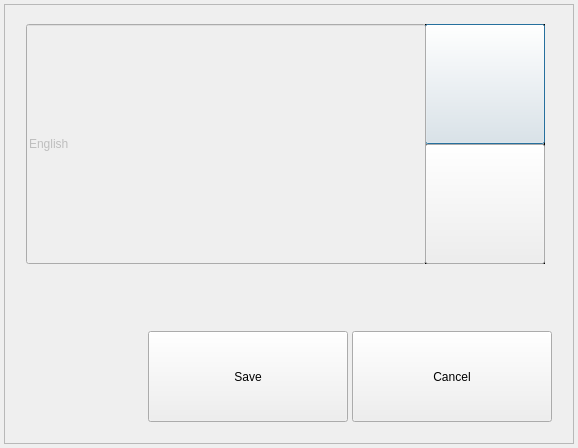
<?xml version="1.0" encoding="UTF-8"?>
<ui version="4.0">
 <class>LanguageDialog</class>
 <widget class="QDialog" name="LanguageDialog">
  <property name="geometry">
   <rect>
    <x>0</x>
    <y>0</y>
    <width>578</width>
    <height>448</height>
   </rect>
  </property>
  <property name="windowTitle">
   <string>LANGUAGE PROPERTY</string>
  </property>
  <widget class="QFrame" name="frame">
   <property name="geometry">
    <rect>
     <x>4</x>
     <y>4</y>
     <width>570</width>
     <height>440</height>
    </rect>
   </property>
   <property name="frameShape">
    <enum>QFrame::StyledPanel</enum>
   </property>
   <property name="frameShadow">
    <enum>QFrame::Raised</enum>
   </property>
   <widget class="QPushButton" name="buttonLanguageUp">
    <property name="enabled">
     <bool>true</bool>
    </property>
    <property name="geometry">
     <rect>
      <x>421</x>
      <y>20</y>
      <width>120</width>
      <height>120</height>
     </rect>
    </property>
    <property name="minimumSize">
     <size>
      <width>120</width>
      <height>120</height>
     </size>
    </property>
    <property name="maximumSize">
     <size>
      <width>120</width>
      <height>120</height>
     </size>
    </property>
    <property name="text">
     <string/>
    </property>
   </widget>
   <widget class="QPushButton" name="buttonSave">
    <property name="geometry">
     <rect>
      <x>144</x>
      <y>327</y>
      <width>200</width>
      <height>91</height>
     </rect>
    </property>
    <property name="text">
     <string>Save</string>
    </property>
   </widget>
   <widget class="QPushButton" name="buttonClose">
    <property name="geometry">
     <rect>
      <x>348</x>
      <y>327</y>
      <width>200</width>
      <height>91</height>
     </rect>
    </property>
    <property name="text">
     <string>Cancel</string>
    </property>
   </widget>
   <widget class="QPushButton" name="buttonLanguageDown">
    <property name="enabled">
     <bool>true</bool>
    </property>
    <property name="geometry">
     <rect>
      <x>421</x>
      <y>140</y>
      <width>120</width>
      <height>120</height>
     </rect>
    </property>
    <property name="minimumSize">
     <size>
      <width>120</width>
      <height>120</height>
     </size>
    </property>
    <property name="maximumSize">
     <size>
      <width>120</width>
      <height>120</height>
     </size>
    </property>
    <property name="text">
     <string/>
    </property>
   </widget>
   <widget class="QLineEdit" name="lineEditLanguage">
    <property name="enabled">
     <bool>false</bool>
    </property>
    <property name="geometry">
     <rect>
      <x>22</x>
      <y>20</y>
      <width>400</width>
      <height>240</height>
     </rect>
    </property>
    <property name="text">
     <string>English</string>
    </property>
   </widget>
   <widget class="QLabel" name="label">
    <property name="geometry">
     <rect>
      <x>421</x>
      <y>20</y>
      <width>120</width>
      <height>121</height>
     </rect>
    </property>
    <property name="frameShape">
     <enum>QFrame::Box</enum>
    </property>
    <property name="text">
     <string/>
    </property>
   </widget>
   <widget class="QLabel" name="label_2">
    <property name="geometry">
     <rect>
      <x>421</x>
      <y>140</y>
      <width>120</width>
      <height>120</height>
     </rect>
    </property>
    <property name="frameShape">
     <enum>QFrame::Box</enum>
    </property>
    <property name="text">
     <string/>
    </property>
   </widget>
   <zorder>label</zorder>
   <zorder>label_2</zorder>
   <zorder>buttonLanguageUp</zorder>
   <zorder>buttonSave</zorder>
   <zorder>buttonClose</zorder>
   <zorder>buttonLanguageDown</zorder>
   <zorder>lineEditLanguage</zorder>
  </widget>
 </widget>
 <layoutdefault spacing="6" margin="11"/>
 <resources/>
 <connections/>
</ui>
